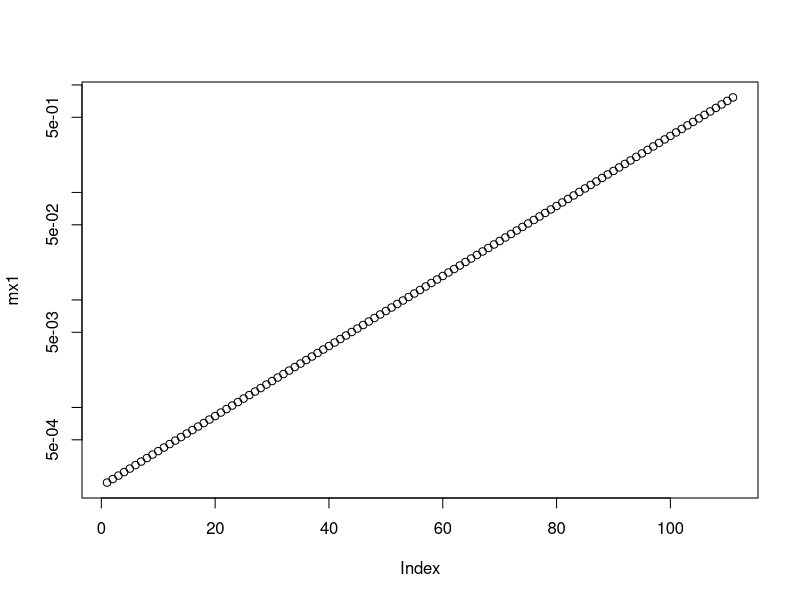
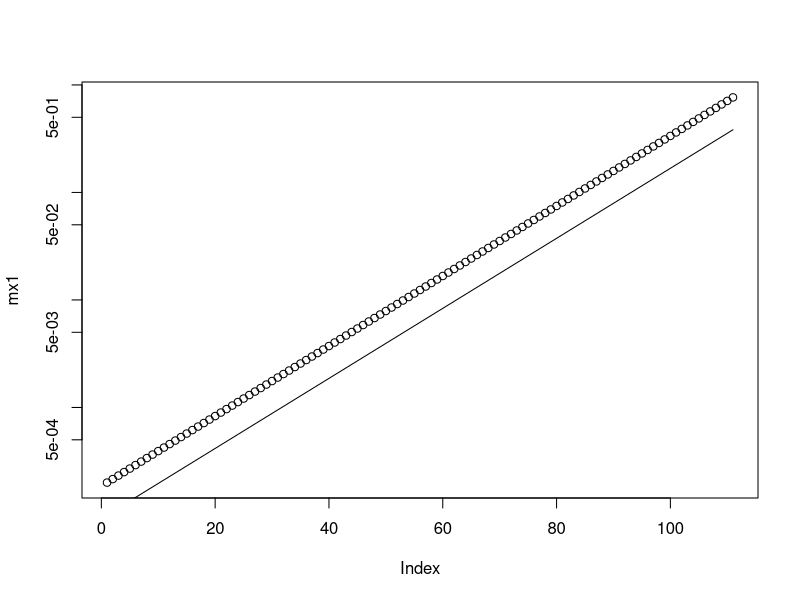

Recreate these plots in R, in order. (Note: this script raises an error after producing the figures.)

# Fig 1:




prev1 <- seq(0.01,.7,length=111)
prev2 <- seq(.01,.6,length=111)
a <- 0:110

mx1 <- .0002 * exp(.075 * a)
plot(mx1,log='y')
mx2 <- .0001 * exp(.075 * a)
plot(mx1, log = 'y')
lines(mx2)

mx<-
bind_rows(tibble(age = a, pop = "1", mx = mx1),
          tibble(age = a, pop = "2", mx = mx2))

prev <-
  bind_rows(tibble(age = a, pop = "1", prev = prev1),
            tibble(age = a, pop = "2", prev = prev2))

prev |> 
  ggplot(aes(x=age, y = prev, color = pop)) +
  geom_line() +
  theme_minimal(base_size = 14) +
  labs(y = "prevalence")

mx |> 
  ggplot(aes(x=age, y = mx, color = pop)) +
  geom_line() +
  theme_minimal(base_size = 14) +
  scale_y_log10(labels = label_comma()) +
  labs(y = "mortality rate (log)")

mx |> 
  group_by(pop) |> 
  mutate(lx = mx_to_lx(mx) %>% '['(1:n())) |> 
  ggplot(aes(x=age, y = lx, color = pop)) +
  geom_line() +
  theme_minimal(base_size = 14)

f1 <-
mx |> 
  group_by(pop) |> 
  mutate(lx = mx_to_lx(mx) %>% '['(1:n())) |> 
  ggplot(aes(x=age, y = lx, color = pop)) +
  geom_line() +
  theme_minimal(base_size = 14) +
  geom_line(data = prev, mapping = aes(y=prev), linetype = 2) +
  labs(y = "sullivan components") +
  annotate("text",40,.35, label = "prevalence",angle = 32,size=6) +
  annotate("text",75,.8, label = "survivorship",angle = -60, size = 6)

f2 <-
mx |> 
  group_by(pop) |> 
  mutate(lx = mx_to_lx(mx) %>% '['(1:n())) |> 
  left_join(prev,by=join_by(pop,age)) |> 
  mutate(lhx = lx * (1-prev)) |> 
  ggplot(aes(x=age, y = lx, color = pop)) +
  geom_line() +
  theme_minimal(base_size = 14) +
  geom_line(mapping = aes(y=prev), linetype = 2) +
  geom_line(mapping = aes(y=lhx), linetype = 5) +
  labs(y = "sullivan components")+
  annotate("text",40,.35, label = "prevalence",angle = 32,size=6,color=gray(.5)) +
  annotate("text",75,.8, label = "survivorship",angle = -60, size = 6,color=gray(.5)) +
  annotate("text",50,.72, label = "healthy years",angle = -50, size = 6) 

ggsave("paa1.png",f1, width=10,height=10,units="cm")
ggsave("paa2.png",f2, width=10,height=10,units="cm")


sully_normal(mx1,prev1,type='h') |> round(2)
sully_normal(mx2,prev2,type='h') |> round(2)

sully_normal_decomp(mx1, mx2, pux1=prev1, pux2=prev2, type= 'h') |> 
  group_by(component) |> 
  summarize(cc=sum(value))

# Check age margin
sully_normal_decomp(mx1, mx2, pux1=prev1, pux2=prev2, type= 'h') |> 
  group_by(age) |> 
  summarize(cc=sum(value)) |> 
  ggplot(aes(x = age, y = cc)) +
  geom_line() +
  theme_minimal()

Ra <- 2

case1 <- sully_derive_rates(mx1, prev1, 2)|> 
  mutate(mux = qx_to_mx(qux),
         mhx = qx_to_mx(qhx)) |> 
  select(age, mux, mhx, phux) |> 
  pivot_longer(mux:phux, names_to = "variable", values_to = "value") |> 
  mutate(case = "1", .before =1)
case2 <- sully_derive_rates(mx1, prev1, 4)|> 
  mutate(mux = qx_to_mx(qux),
         mhx = qx_to_mx(qhx)) |> 
  select(age, mux, mhx, phux) |> 
  pivot_longer(mux:phux, names_to = "variable", values_to = "value") |> 
  mutate(case = "2", .before =1)
# 
# test1 <- rates_derive_sully(qux = case1$qux,
#                    qhx = case1$qhx,
#                    phux = case1$phux,
#                    p0=0,
#                    age=0:110)
# test2 <- rates_derive_sully(qux = case2$qux,
#                             qhx = case2$qhx,
#                             phux = case2$phux,
#                             p0=0,
#                             age=0:110)

# These are not yet calibrated, has to do w inconsistencies here and there.
f4 <-
bind_rows(case1, case2) |> 
  ggplot(aes(x = age, y = value, color = variable, linetype = case)) +
  geom_line() +
  theme_minimal(base_size = 14)+
  scale_y_log10()


f3 <- tibble(age = 0:110, mx = mx1, prev = prev1) |> 
  pivot_longer(-age, values_to = "value", names_to = "variable") |> 
  ggplot(aes(x = age, y = value, color = variable)) +
  geom_line() +
  theme_minimal(base_size = 14) +
  scale_y_log10()

ggsave("paa3.png", f3, width = 10, height = 8, units = "cm")
ggsave("paa4.png", f4, width = 10, height = 8, units = "cm")

sully_rates_decomp(mx1,mx2,pux1 = prev1, pux2 = prev2, R1= 2, R2 = 2) |> 
  group_by(component) |> 
  summarize(cc = sum(value))

sully_rates_decomp(mx1,mx2,pux1 = prev1, pux2 = prev2, R1= 4, R2 = 4) |> 
  group_by(component) |> 
  summarize(cc = sum(value))

sully_rates_decomp(mx1,mx2,pux1 = prev1, pux2 = prev2, R1= 1, R2 = 1) |> 
  group_by(component) |> 
  summarize(cc = sum(value))

